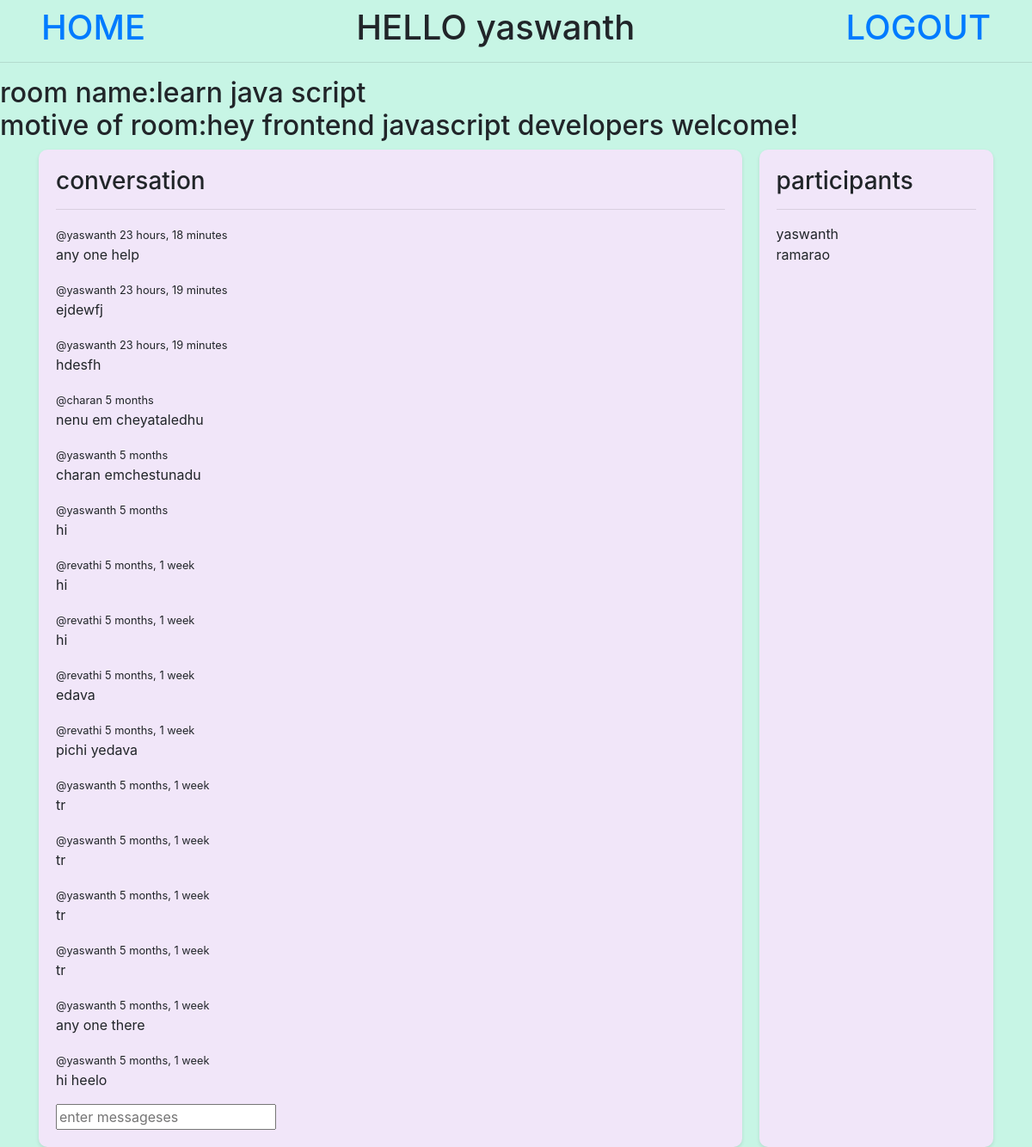
Screenshot of /room/1/ (signed in) with the database file from the repository.
### base/models.py (models this page shows, shortened)
class Room(models.Model):
    host = models.ForeignKey(User, on_delete=models.SET_NULL, null=True)
    topic = models.ForeignKey(Topic, on_delete=models.SET_NULL, null=True)
    name = models.CharField(max_length=200)
    participants = models.ManyToManyField(User, related_name="paricipants", blank=True)
    description = models.TextField(null=True, blank=True)
    updated = models.DateTimeField(auto_now=True)
    created = models.DateTimeField(auto_now_add=True)
    id = models.AutoField(primary_key=True)
    class Meta:
        ordering = ["-updated", "-created"]

class Message(models.Model):
    user = models.ForeignKey(User, on_delete=models.CASCADE)
    room = models.ForeignKey(Room, on_delete=models.CASCADE)
    body = models.TextField()
    updated = models.DateTimeField(auto_now=True)
    created = models.DateTimeField(auto_now_add=True)
    class Meta:
        ordering = ["-updated", "-created"]

### base/views.py (the view, shortened to what this page needs)
# urls.py: path("room/<str:pk>/", room, name="room"),
def room(request, pk):
    thisroom = Room.objects.get(id=pk)
    room_messages = thisroom.message_set.all().order_by("-created")
    participants = thisroom.participants.all()
    context = {
        "room": thisroom,
        "room_messages": room_messages,
        "participants": participants,
    }
    return render(request, "base/room.html", context)

### base/templates/base/room.html (shortened to what this page needs)
{% extends 'navbar.html' %}
{% load static %}
{%block content %}
<html>
<head>
    <link rel="stylesheet" href="https://cdn.jsdelivr.net/npm/bootstrap@4.3.0/dist/css/bootstrap.min.css">
    <link rel="stylesheet" type="text/css" href="{% static 'style\room.css' %}">
</head>
<h2>
    <hr>
    room name:{{room.name}}
    <br>
    motive of room:{{room.description}}
</h2>
<body>
    <div class="container">
        <div class="box">
            <h3>conversation</h3>
            <hr>
            {% for message in room_messages %}
            <small> @{{message.user}} {{message.created|timesince}}</small>
            <p>{{message.body}}</p>
            {% endfor %}
            {% if request.user.is_authenticated %}
            <form method="POST">
                <input type="text" name="body" placeholder="enter messageses">
            </form>
            {% endif %}
        </div>
        <div class="box">
            <h3>participants</h3>
            <hr>
            {% for user in participants %}
            <div>
                {{user.username}}
            </div>
            {% endfor %}
        </div>
    </div>
</body>
{% endblock content %}

### templates/navbar.html (shortened to what this page needs)
<!doctype html>
{% load static %}
<html lang="en">
<head>
    <link rel="stylesheet" href="https://cdn.jsdelivr.net/npm/bootstrap@4.3.0/dist/css/bootstrap.min.css">
    <link rel="stylesheet" type="text/css" href="{% static 'style\navbar.css' %}" />
</head>
<body>
    <h1>
        <a href=" {% url 'home' %}" class="home"> HOME</a>
        {% if request.user.is_authenticated %}
        <a href="{% url 'logout' %}" class="login">LOGOUT</a>
        {% else %}
        <a href="{% url 'login' %}" class="login">LOGIN</a>
        {% endif %}
        <h1 style="text-align: center;">HELLO {{request.user}}</h1>
        {% block content %}
        {% endblock content %}
    </h1>
</body>
</html>

### static/style/navbar.css (style rules this page uses)
.home { float: left; margin-left: 4%; }
body { background-color: Hex #9eb3cb; }
.login { float: right; margin-right: 4%; }

### static/style/room.css (style rules this page uses)
.container { display: grid; grid-template-columns: 3fr 1fr; grid-gap: 20px; }
.box { background-color: #f1e6f9; padding: 20px; border-radius: 10px; box-shadow: 0 2px 4px rgba(0, 0, 0, 0.1); overflow: auto; }
body { background-color: rgb(199, 245, 229); }

### rows the page displays
Room: name "learn java script", description "hey frontend javascript developers welcome!"
Message: user "yaswanth", created "23 hours, 18 minutes", body "any one help"
Message: user "yaswanth", created "23 hours, 19 minutes", body "ejdewfj"
Message: user "yaswanth", created "23 hours, 19 minutes", body "hdesfh"
Message: user "charan", created "5 months", body "nenu em cheyataledhu"
Message: user "yaswanth", created "5 months", body "charan emchestunadu"
Message: user "yaswanth", created "5 months", body "hi"
Message: user "revathi", created "5 months, 1 week", body "hi"
Message: user "revathi", created "5 months, 1 week", body "hi"
Message: user "revathi", created "5 months, 1 week", body "edava"
Message: user "revathi", created "5 months, 1 week", body "pichi yedava"
Message: user "yaswanth", created "5 months, 1 week", body "tr"
Message: user "yaswanth", created "5 months, 1 week", body "tr"
Message: user "yaswanth", created "5 months, 1 week", body "tr"
Message: user "yaswanth", created "5 months, 1 week", body "tr"
Message: user "yaswanth", created "5 months, 1 week", body "any one there"
Message: user "yaswanth", created "5 months, 1 week", body "hi heelo"

### other values shown
{{ request.user }} "yaswanth"
{{ user.username }} "yaswanth"
{{ user.username }} "ramarao"
